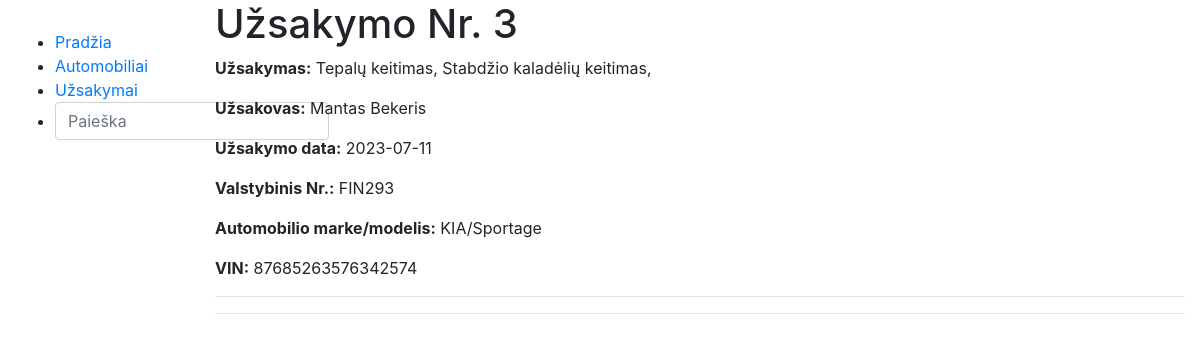
/autoservice/uzsakymai/3, run on an earlier commit of the app's database.
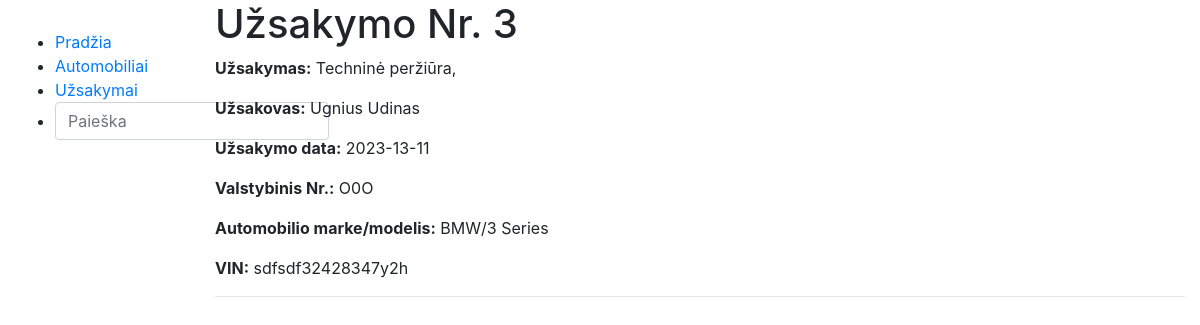
And on a later commit of the database.
### autoservice/models.py (models this page shows, shortened)
class Uzsakymo_eilute(models.Model):
    paslauga_id = models.ForeignKey('Paslauga', on_delete=models.CASCADE)
    uzsakymas_id = models.ForeignKey('Uzsakymas', on_delete=models.CASCADE)
    kiekis = models.PositiveIntegerField('Kiekis', help_text='Įveskite kiekį')
    class Meta:
        verbose_name = 'Užsakymo_lentelė'
        verbose_name_plural = 'Užsakymų_lentelė'

class Paslauga(models.Model):
    pavadinimas = models.CharField('Pavadinimas', max_length=200, help_text='Įveskite paslaugos pavadinimą')
    kaina = models.DecimalField(max_digits=6, decimal_places=2)
    class Meta:
        verbose_name = 'Paslauga'
        verbose_name_plural = 'Paslaugos'
    def __str__(self):
        return self.pavadinimas

class Uzsakymas(models.Model):
    data = models.DateField('Uzsakymo_data')
    automobilis_id = models.ForeignKey('Automobilis', on_delete=models.CASCADE)
    class Meta:
        verbose_name = 'Užsakymas'
        verbose_name_plural = 'Užsakymai'
    SERVIZO_STATUSAS = (
        ('r', 'Rezervuota'),
        ('a', 'Atšaukta'),
        ('t', 'Atlikta'),
        ('v', 'Vykdoma'),
    )
    status = models.CharField(max_length=1, choices=SERVIZO_STATUSAS, help_text='Statusas')

class Automobilis(models.Model):
    valstybinis_nr = models.CharField('Valstybinis_NR', max_length=6, validators=[validate_at_least_one_digit],
                                      help_text='Įvestas automobilio numeris turi turėti bent vieną skaičių.')
    automobilio_modelis_id = models.ForeignKey('Automobilio_modelis', on_delete=models.CASCADE)
    vin_kodas = models.CharField('VIN_kodas', max_length=17, help_text='Įveskite automobilio VIN kodą')
    klientas = models.CharField('Klientas', max_length=200, help_text='Įveskite aptarnaujamo žmogaus vardą pavardę')
    nuotrauka = models.ImageField('Mašina', upload_to='images', null=True, blank=True)
    def display_automobilis(self):
        return f'{self.automobilio_modelis_id.marke}, {self.automobilio_modelis_id.modelis}'
    display_automobilis.short_description = 'Automobilis'
    class Meta:
        verbose_name = 'Automobilis'
        verbose_name_plural = 'Automobiliai'

class Automobilio_modelis(models.Model):
    marke = models.CharField('Markė', max_length=30)
    modelis = models.CharField('Modelis', max_length=50)
    class Meta:
        verbose_name = 'Automobilio_modelis'
        verbose_name_plural = 'Automobilio_modeliai'

### autoservice/views.py (the view)
# urls.py: path('uzsakymai/<int:pk>', views.UzsakymasDetailView.as_view(), name='uzsakymas'),
class UzsakymasDetailView(generic.DetailView):
    model = Uzsakymo_eilute
    template_name = 'uzsakymas.html'

### templates/uzsakymas.html (shortened to what this page needs)
{% extends "base.html" %}
{% block content %}
    <h1>Užsakymo Nr. {{uzsakymo_eilute.id}}</h1>
    {% if uzsakymo_eilute %}
        <p><strong>Užsakymas:</strong>
            {% for a in uzsakymo_eilute.uzsakymas_id.uzsakymo_eilute_set.all %}
                {{ a.paslauga_id }},
            {% endfor %}
        </p>
    {% else %}
        <p><strong>Užsakymas:</strong> užsakymas nerastas</p>
    {% endif %}
    <p><strong>Užsakovas:</strong> {{uzsakymo_eilute.uzsakymas_id.automobilis_id.klientas}}</p>
    <p><strong>Užsakymo data:</strong> {{uzsakymo_eilute.uzsakymas_id.data|date:"Y-d-m"}}</p>
    <p><strong>Valstybinis Nr.:</strong> {{uzsakymo_eilute.uzsakymas_id.automobilis_id.valstybinis_nr}}</p>
    <p><strong>Automobilio marke/modelis:</strong> {{uzsakymo_eilute.uzsakymas_id.automobilis_id.automobilio_modelis_id.marke}}/{{uzsakymo_eilute.uzsakymas_id.automobilis_id.automobilio_modelis_id.modelis}}</p>
    <p><strong>VIN:</strong> {{uzsakymo_eilute.uzsakymas_id.automobilis_id.vin_kodas}}<p>
    {% for a in uzsakymo_eilute.uzsakymas_id.uzsakymo_eilute_set.all %}
        <hr>
    {% endfor %}
{% endblock %}

What changed in the data, as far as the page shows it:
no longer on this page (row edited): Uzsakymo_eilute: paslauga_id "Tepalų keitimas"
changed Uzsakymo_eilute id 3: paslauga_id "Stabdžio kaladėlių keitimas" → "Techninė peržiūra"; uzsakymas_id.automobilis_id.klientas "Mantas Bekeris" → "Ugnius Udinas"; uzsakymas_id.data "2023-07-11" → "2023-13-11"; uzsakymas_id.automobilis_id.valstybinis_nr "FIN293" → "O0O"; uzsakymas_id.automobilis_id.automobilio_modelis_id.marke "KIA" → "BMW"; uzsakymas_id.automobilis_id.automobilio_modelis_id.modelis "Sportage" → "3 Series"; uzsakymas_id.automobilis_id.vin_kodas "87685263576342574" → "sdfsdf32428347y2h"
